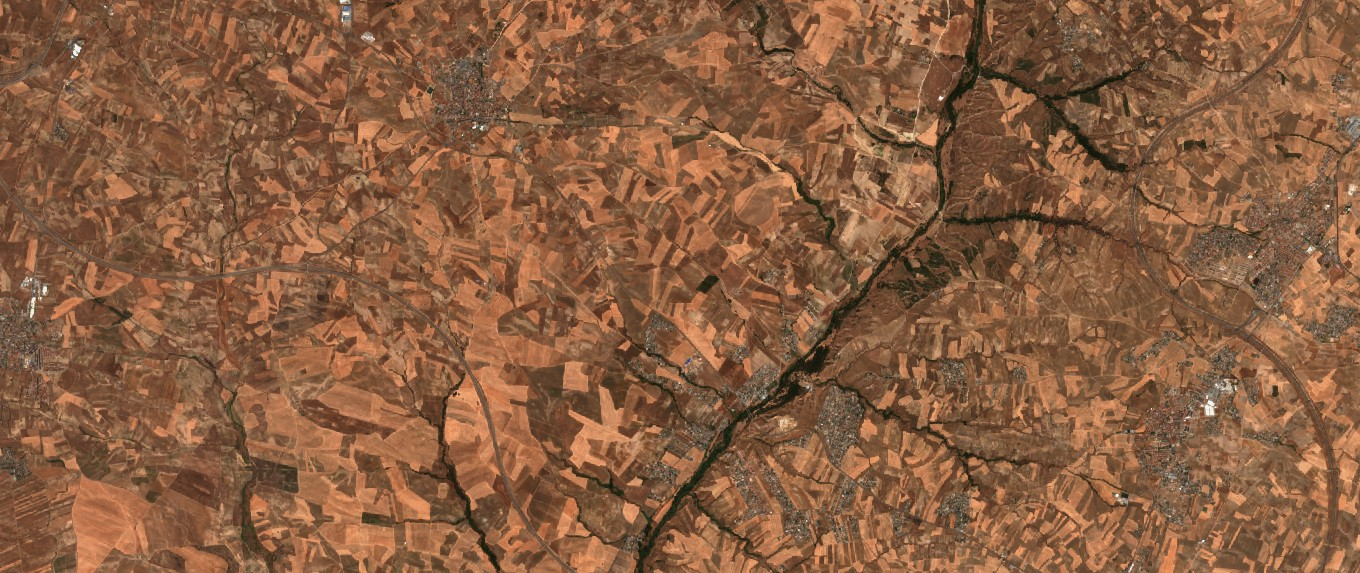
#> input picture test_images/NoFire1.jpg, 1360 x 573 px
$ python test_fire_detection.py
#> lines starting #> are read from the running program, lines starting #| are printed output that depends on the picture; after the words box and inside, x2 and y2 are one past the last pixel; in counts of white or black regions, pixels touching at a corner belong together; long printed decimals are rounded
#> further down, img is the input picture: shape (573, 1360, 3); mean B, G, R 65.1, 93.8, 136.6
from functools import cache
import numpy as np
import cv2
import matplotlib.pyplot as plt

def image_contains_fire(image):
    blur = cv2.blur(image,(5,5))
    blur0=cv2.medianBlur(blur,5)
    blur1= cv2.GaussianBlur(blur0,(5,5),0)
    blur2= cv2.bilateralFilter(blur1,9,75,75)
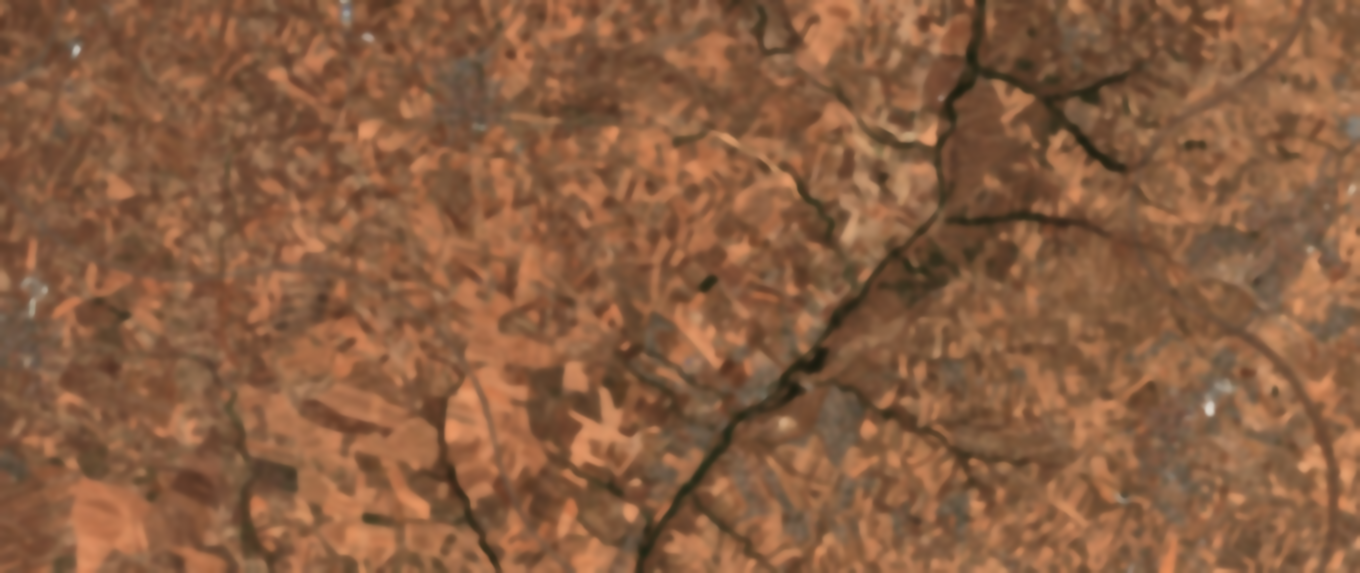
#> blur2: shape (573, 1360, 3); mean B, G, R 65, 93.7, 136.4

    hsv = cv2.cvtColor(blur2, cv2.COLOR_BGR2HSV)
#> hsv: shape (573, 1360, 3); mean H, S, V 12.2, 133.1, 136.4

    ## RED
    lower_red = np.array([0, 120, 200])
    upper_red = np.array([50, 250, 250])

    # Threshold with inRange() get only specific colors
    mask_red = cv2.inRange(hsv, lower_red, upper_red)
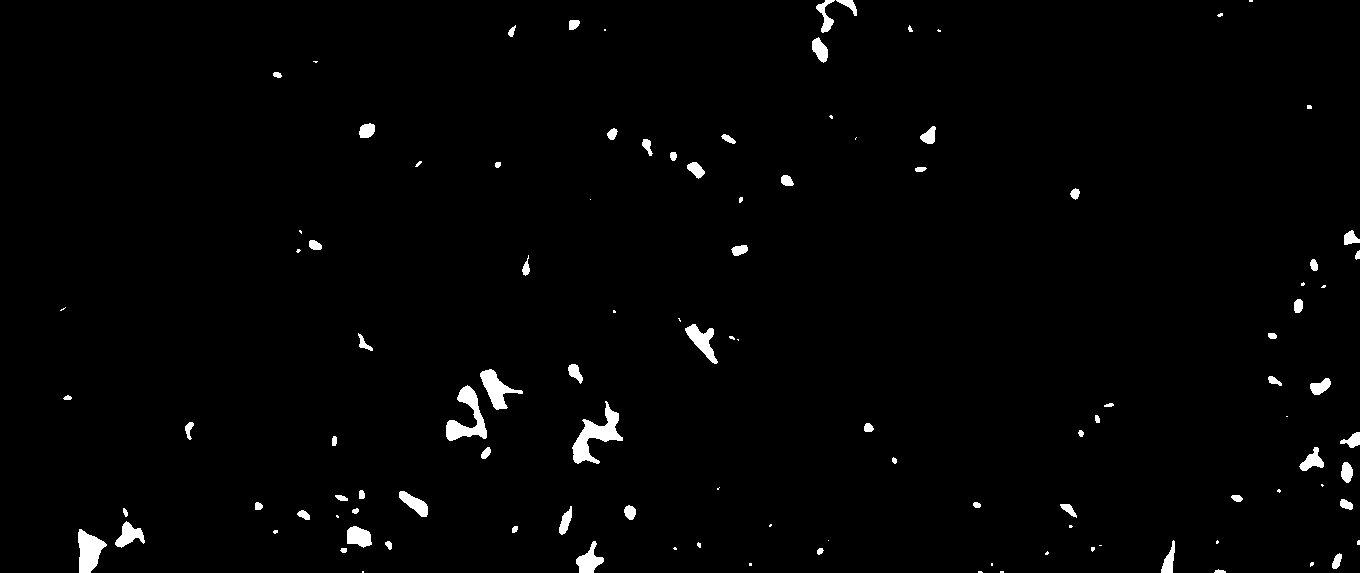
#> mask_red: shape (573, 1360); 1.6% white; 112 white regions (40 under 20 px), largest, box (x1, y1, x2, y2) and area: (572, 401, 623, 464) 1187, (446, 385, 487, 441) 975, (78, 529, 107, 573) 801
    count_fire = cv2.countNonZero(mask_red)
#> count_fire = 12152
    height, width = hsv.shape[:2]
#> height = 573; width = 1360
    prob = 0.0
    hsum = 0.0
    ssum = 0.0
    vsum = 0.0
    if (count_fire > 0):
        for i in range(0, height):
            for j in range(0, width):
                h,s,v = hsv[i][j]
                if(h<=50 and s<=250 and v<=250 and h>=0 and s>= 120 and v>= 200):
                    h = h/50.0
                    s = s/250.0
                    v = s/250.0
                    hsum = hsum +h
                    ssum = ssum +s
                    vsum = vsum +v
#> after the loop, hsum = 2792.6; ssum = 6761.8; vsum = 27.05
        prob = 0.5 + (hsum+ssum+vsum)/(3*count_fire)
#> prob = 0.763
    return prob

img = cv2.imread("test_images/NoFire1.jpg")
probability = image_contains_fire(img)
#> probability = 0.763
print("probability of fire: ",probability)
#| probability of fire:  0.7628
